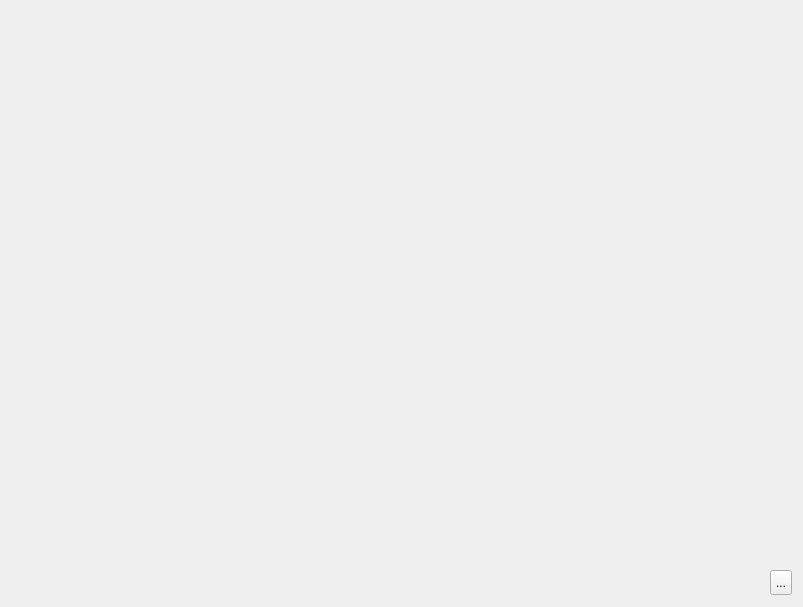
       <widget class="QWidget" name="page_crafting">
        <property name="styleSheet">
         <string notr="true">#page_crafting{background-image: url(:/images/interface/player/background.png);}</string>
        </property>
        <widget class="QFrame" name="frameCraftingLeft">
         <property name="geometry">
          <rect>
           <x>0</x>
           <y>0</y>
           <width>355</width>
           <height>598</height>
          </rect>
         </property>
         <property name="minimumSize">
          <size>
           <width>355</width>
           <height>598</height>
          </size>
         </property>
         <property name="maximumSize">
          <size>
           <width>355</width>
           <height>598</height>
          </size>
         </property>
         <property name="styleSheet">
          <string notr="true">#frameCraftingLeft{background-image: url(:/images/interface/crafting-left.png);}</string>
         </property>
        </widget>
        <widget class="QFrame" name="frameCraftingRight">
         <property name="geometry">
          <rect>
           <x>360</x>
           <y>0</y>
           <width>434</width>
           <height>568</height>
          </rect>
         </property>
         <property name="minimumSize">
          <size>
           <width>434</width>
           <height>568</height>
          </size>
         </property>
         <property name="maximumSize">
          <size>
           <width>434</width>
           <height>568</height>
          </size>
         </property>
         <property name="styleSheet">
          <string notr="true">#frameCraftingRight{background-image: url(:/images/interface/crafting-right.png);}</string>
         </property>
        </widget>
        <widget class="QToolButton" name="toolButton_quit_crafting">
         <property name="geometry">
          <rect>
           <x>770</x>
           <y>570</y>
           <width>22</width>
           <height>25</height>
          </rect>
         </property>
         <property name="minimumSize">
          <size>
           <width>22</width>
           <height>25</height>
          </size>
         </property>
         <property name="maximumSize">
          <size>
           <width>22</width>
           <height>25</height>
          </size>
         </property>
         <property name="styleSheet">
          <string notr="true">QToolButton::hover {
background-position:left center;
}
QToolButton::pressed {
background-position:left bottom;
}
QToolButton { 
background-image: url(:/images/interface/quit.png);
border-image: url(:/images/empty.png);
}</string>
         </property>
         <property name="text">
          <string>...</string>
         </property>
        </widget>
       </widget>
